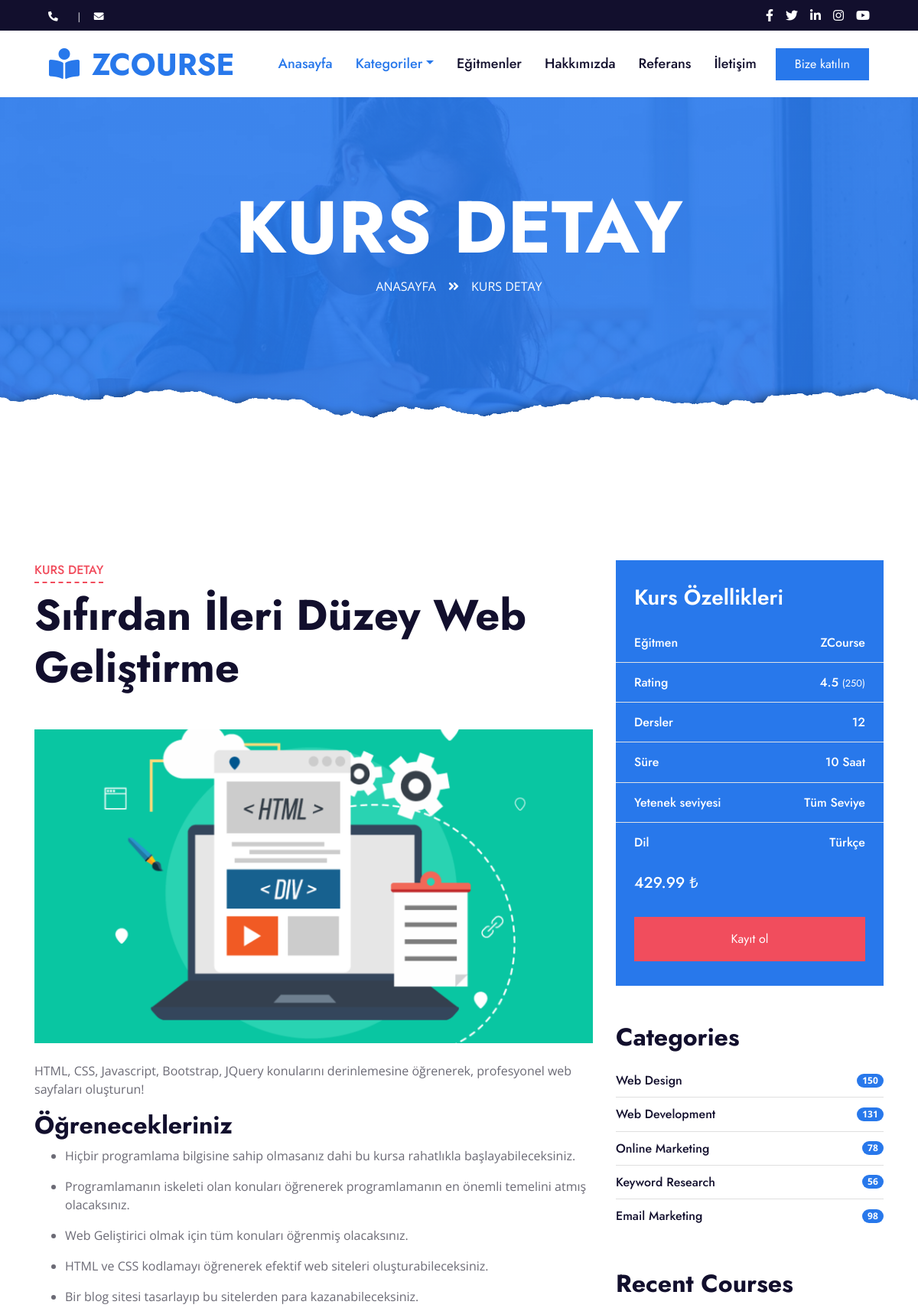
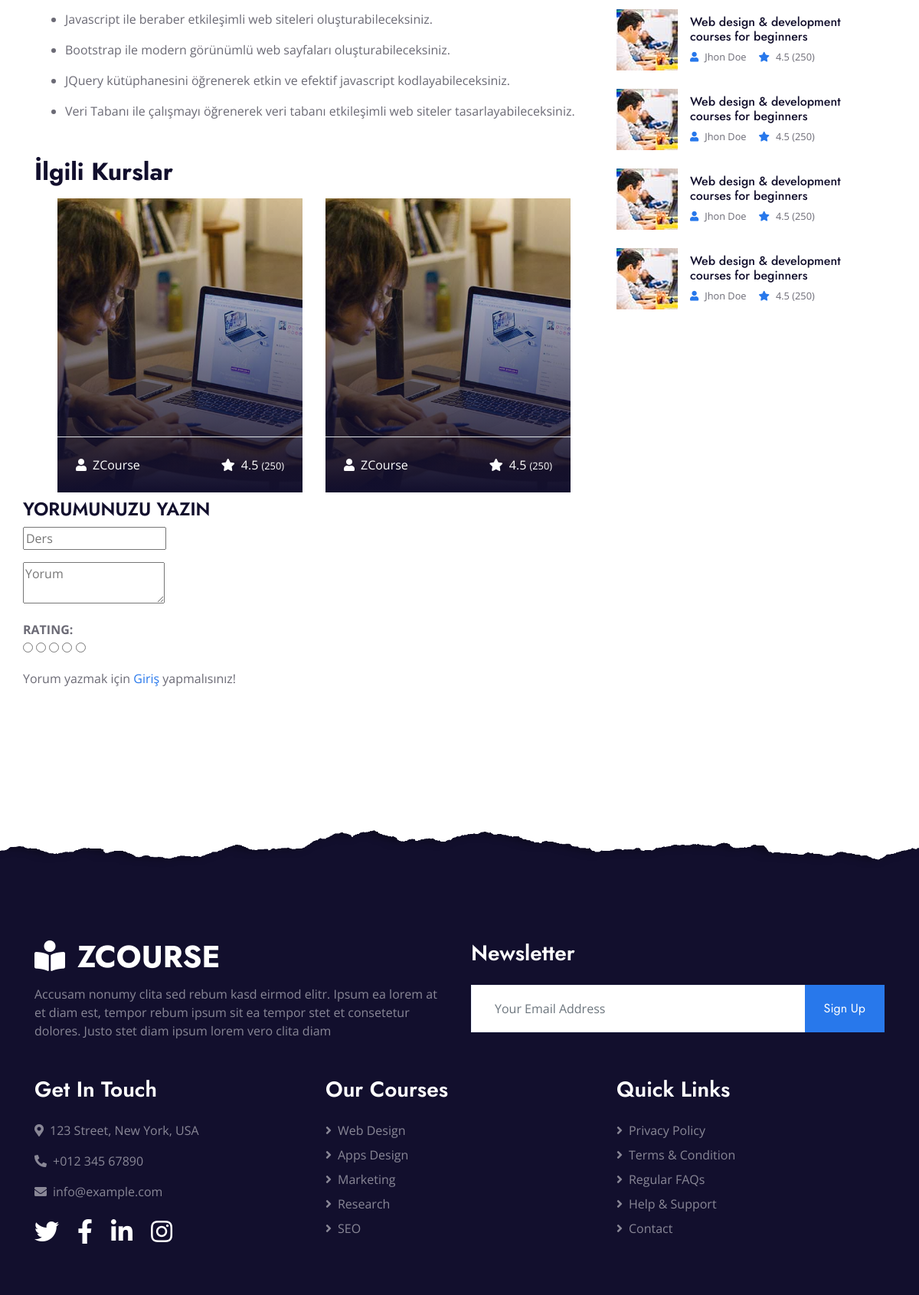
The page /course/7/yazilim-gelistirme/ (upper part) on the database its author committed (2 pictures, top to bottom).
### course/models.py (models this page shows, shortened)
class Course(models.Model):
    STATUS = (('True','Evet'),
            ('False','Hayır'),
            )
    category=models.ForeignKey(Category,on_delete=models.CASCADE)
    title = models.CharField(max_length=50)
    keywords = models.CharField(max_length=255)
    description = models.CharField(max_length=255)
    image=models.ImageField(blank=True,upload_to='images/')
    detail=RichTextUploadingField()
    price=models.FloatField()
    status=models.CharField(max_length=10,choices=STATUS)
    create_at=models.DateTimeField(auto_now_add=True)
    update_at = models.DateTimeField(auto_now=True)
    def image_tag(self):
        return mark_safe('<img src="{}" height="50"/>'.format(self.image.url))
    image_tag.short_description = 'Image'

### home/views.py (the view)
# urls.py: path("course/<int:id>/<slug:slug>/", views.course_detail, name='course_detail'),
def course_detail(request,id,slug):
    category = Category.objects.all()
    course = Course.objects.get(pk=id)
    comments=Comment.objects.filter(course_id=id,status='True')
    context = {'course': course,
               'category': category,
               'comments':comments,
               }
    return render(request, 'course_detail.html', context)

### home/templates/course_detail.html (shortened to what this page needs)
{% extends "homebase.html" %}
{% load static %}
{% block content %}
    <div class="jumbotron jumbotron-fluid page-header position-relative overlay-bottom" style="margin-bottom: 90px;">
        <div class="container text-center py-5">
            <h1 class="text-white display-1">KURS DETAY</h1>
            <div class="d-inline-flex text-white mb-5">
                <p class="m-0 text-uppercase"><a class="text-white" href="/home">Anasayfa</a></p>
                <i class="fa fa-angle-double-right pt-1 px-3"></i>
                <p class="m-0 text-uppercase">Kurs Detay</p>
            </div>
        </div>
    </div>
{% endblock %}
{% block about %}
    <div class="container-fluid py-5">
        <div class="container py-5">
            <div class="row">
                <div class="col-lg-8">
                    <div class="mb-5">
                        <div class="section-title position-relative mb-5">
                            <h6 class="d-inline-block position-relative text-secondary text-uppercase pb-2">Kurs Detay</h6>
                            <h1 class="display-4">{{ course.title}}</h1>
                        </div>
                        <img class="img-fluid rounded w-100 mb-4"  src="{{ course.image.url}}" alt="Image">
                        <p>{{ course.description}}</p>
                        <p> {{ course.detail|safe}} </p>
                    </div>
                    <h2 class="mb-3">İlgili Kurslar</h2>
                    <div class="owl-carousel related-carousel position-relative" style="padding: 0 30px;">
                        <a class="courses-list-item position-relative d-block overflow-hidden mb-2" href="/category/11/yazilim-dilleri/">
                            <img class="img-fluid" src="{% static 'img/courses-1.jpg' %}" alt="">
                            <div class="courses-text">
                                <div class="border-top w-100 mt-3">
                                    <div class="d-flex justify-content-between p-4">
                                        <span class="text-white"><i class="fa fa-user mr-2"></i>ZCourse</span>
                                        <span class="text-white"><i class="fa fa-star mr-2"></i>4.5
                                            <small>(250)</small></span>
                                    </div>
                                </div>
                            </div>
                        </a>
                    </div>
               </div>
                <div class="col-lg-4 mt-5 mt-lg-0">
                    <div class="bg-primary mb-5 py-3">
                        <h3 class="text-white py-3 px-4 m-0">Kurs Özellikleri</h3>
                        <div class="d-flex justify-content-between border-bottom px-4">
                            <h6 class="text-white my-3">Eğitmen</h6>
                            <h6 class="text-white my-3">ZCourse</h6>
                        </div>
                        <div class="d-flex justify-content-between border-bottom px-4">
                            <h6 class="text-white my-3">Rating</h6>
                            <h6 class="text-white my-3">4.5 <small>(250)</small></h6>
                        </div>
                        <div class="d-flex justify-content-between border-bottom px-4">
                            <h6 class="text-white my-3">Dersler</h6>
                            <h6 class="text-white my-3">12</h6>
                        </div>
                        <div class="d-flex justify-content-between border-bottom px-4">
                            <h6 class="text-white my-3">Süre</h6>
                            <h6 class="text-white my-3">10 Saat</h6>
                        </div>
                        <div class="d-flex justify-content-between border-bottom px-4">
                            <h6 class="text-white my-3">Yetenek seviyesi</h6>
                            <h6 class="text-white my-3">Tüm Seviye</h6>
                        </div>
                        <div class="d-flex justify-content-between px-4">
                            <h6 class="text-white my-3">Dil</h6>
                            <h6 class="text-white my-3">Türkçe</h6>
                        </div>
                        <h5 class="text-white py-3 px-4 m-0">{{ course.price}} ₺</h5>
                        <div class="py-3 px-4">
                            <a class="btn btn-block btn-secondary py-3 px-5" href="">Kayıt ol</a>
                        </div>
                    </div>
                    <div class="mb-5">
                        <h2 class="mb-3">Categories</h2>
                        <ul class="list-group list-group-flush">
                            <li class="list-group-item d-flex justify-content-between align-items-center px-0">
                                <a href="" class="text-decoration-none h6 m-0">Web Design</a>
                                <span class="badge badge-primary badge-pill">150</span>
                            </li>
                            <li class="list-group-item d-flex justify-content-between align-items-center px-0">
                                <a href="" class="text-decoration-none h6 m-0">Web Development</a>
                                <span class="badge badge-primary badge-pill">131</span>
                            </li>
                            <li class="list-group-item d-flex justify-content-between align-items-center px-0">
                                <a href="" class="text-decoration-none h6 m-0">Online Marketing</a>
                                <span class="badge badge-primary badge-pill">78</span>
                            </li>
                            <li class="list-group-item d-flex justify-content-between align-items-center px-0">
                                <a href="" class="text-decoration-none h6 m-0">Keyword Research</a>
                                <span class="badge badge-primary badge-pill">56</span>
                            </li>
                            <li class="list-group-item d-flex justify-content-between align-items-center px-0">
                                <a href="" class="text-decoration-none h6 m-0">Email Marketing</a>
                                <span class="badge badge-primary badge-pill">98</span>
                            </li>
                        </ul>
                    </div>
                    <div class="mb-5">
                        <h2 class="mb-4">Recent Courses</h2>
                        <a class="d-flex align-items-center text-decoration-none mb-4" href="">
                            <img class="img-fluid rounded" src="{% static 'img/courses-80x80.jpg' %}" alt="">
                            <div class="pl-3">
                                <h6>Web design & development courses for beginners</h6>
                                <div class="d-flex">
                                    <small class="text-body mr-3"><i class="fa fa-user text-primary mr-2"></i>Jhon Doe</small>
                                    <small class="text-body"><i class="fa fa-star text-primary mr-2"></i>4.5 (250)</small>
                                </div>
                            </div>
                        </a>
                        <a class="d-flex align-items-center text-decoration-none mb-4" href="">
                            <img class="img-fluid rounded" src="{% static 'img/courses-80x80.jpg' %}" alt="">
                            <div class="pl-3">
                                <h6>Web design & development courses for beginners</h6>
                                <div class="d-flex">
                                    <small class="text-body mr-3"><i class="fa fa-user text-primary mr-2"></i>Jhon Doe</small>
                                    <small class="text-body"><i class="fa fa-star text-primary mr-2"></i>4.5 (250)</small>
                                </div>
                            </div>
                        </a>
                        <a class="d-flex align-items-center text-decoration-none mb-4" href="">
                            <img class="img-fluid rounded" src="{% static 'img/courses-80x80.jpg' %}" alt="">
                            <div class="pl-3">
                                <h6>Web design & development courses for beginners</h6>
                                <div class="d-flex">
                                    <small class="text-body mr-3"><i class="fa fa-user text-primary mr-2"></i>Jhon Doe</small>
                                    <small class="text-body"><i class="fa fa-star text-primary mr-2"></i>4.5 (250)</small>
                                </div>
                            </div>
                        </a>
                        <a class="d-flex align-items-center text-decoration-none" href="">
                            <img class="img-fluid rounded" src="{% static 'img/courses-80x80.jpg' %}" alt="">
                            <div class="pl-3">
                                <h6>Web design & development courses for beginners</h6>
                                <div class="d-flex">
                                    <small class="text-body mr-3"><i class="fa fa-user text-primary mr-2"></i>Jhon Doe</small>
                                    <small class="text-body"><i class="fa fa-star text-primary mr-2"></i>4.5 (250)</small>
                                </div>
                            </div>
                        </a>
                    </div>
                </div>
            </div>
            <div class="row">
                <div class="col-mb-12">
                    <h4 class="text-uppercase">Yorumunuzu Yazın</h4>
            <form class="review-form" action="/course/addcomment/{{ course.id }}" method="post">
                <div class="form-group">
                    <input name="subject" class="input" type="text" placeholder="Ders" />
                </div>
                <div class="form-group">
                    <textarea name="comment" class="input" placeholder="Yorum"></textarea>
                </div>
                <div class="form-group">
                    <div class="input-rating">
                        <strong class="text-uppercase">Rating: </strong>
                        <div class="stars">
                            <input type="radio" id="star5" name="rate" value="5" /><label for="star5"></label>
                            <input type="radio" id="star4" name="rate" value="4" /><label for="star4"></label>
                            <input type="radio" id="star3" name="rate" value="3" /><label for="star3"></label>
                            <input type="radio" id="star2" name="rate" value="2" /><label for="star2"></label>
                            <input type="radio" id="star1" name="rate" value="1" /><label for="star1"></label>
                        </div>
                    </div>
                </div>
                {% if user.id is not None %}
                    <button class="primary-btn">Yorum Gönder</button>
                {% else %}
                    Yorum yazmak için <a href="/login">Giriş</a> yapmalısınız!
                {% endif %}
            </form>
        </div>
</div>
        </div>
    </div>
{% endblock %}

### rows shown on the page
Course: title "Sıfırdan İleri Düzey Web Geliştirme", image (picture), description "HTML, CSS, Javascript, Bootstrap, JQuery konularını derinlemesine öğrenerek, profesyonel web sayfaları oluşturun!", detail "Öğrenecekleriniz Hiçbir programlama bilgisine sahip olmasanız dahi bu kursa rahatlıkla başlayabileceksiniz. Programlamanın iskeleti olan konuları öğrenerek programlamanın en önemli temelini atmış olacaksınız. Web Geliştirici olmak için tüm konuları öğrenmiş olacaksınız. HTML ve CSS kodlamayı öğrenerek efektif web siteleri oluşturabileceksiniz. Bir blog sitesi tasarlayıp bu sitelerden para kazanabileceksiniz. Javascript ile beraber etkileşimli web siteleri oluşturabileceksiniz. Bootstrap ile modern görünümlü web sayfaları oluşturabileceksiniz. JQuery kütüphanesini öğrenerek etkin ve efektif javascript kodlayabileceksiniz. Veri Tabanı ile çalışmayı öğrenerek veri tabanı etkileşimli web…", price "429.99"
